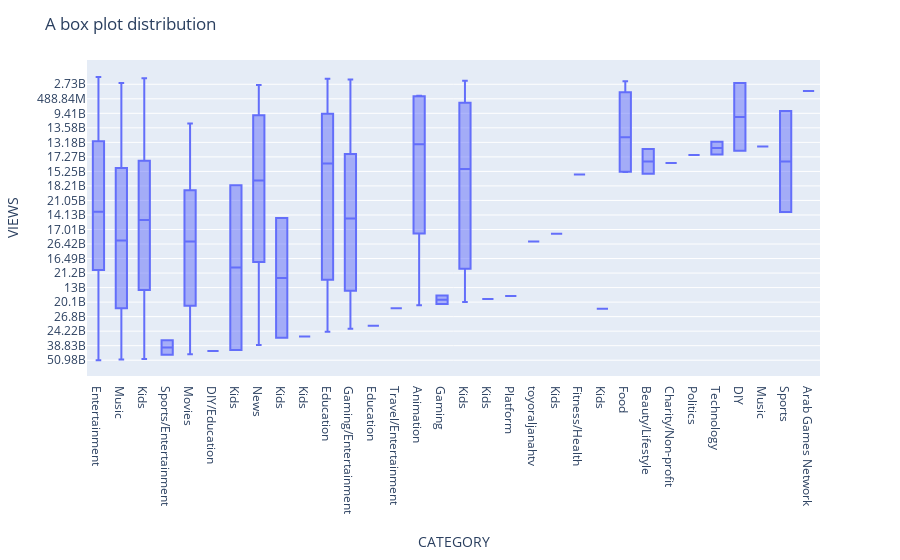

Notebook cell for this chart:
### Code cell
# Box plot:
fig = px.box(df, x='CATEGORY', y='VIEWS')
# Update the fig:
fig.update_layout(
    title = 'A box plot distribution'
)
# Save the plot:
fig.write_html('./Plots/Line Plot.html')

fig.show()

### Figure 1 — Plotly figure (JSON) as saved in the notebook; plotly's stock layout.template omitted (floating-point values rounded to 4 significant figures; data arrays with more than 128 entries replaced by an {"elided": "..."} marker saying what was removed)
{"data": [{"alignmentgroup": "True", "hovertemplate": "CATEGORY=%{x}<br>VIEWS=%{y}<extra></extra>", "legendgroup": "", "marker": {"color": "#636efa"}, "name": "", "notched": false, "offsetgroup": "", "orientation": "v", "showlegend": false, "type": "box", "x": {"elided": "500 str values"}, "x0": " ", "xaxis": "x", "y": {"elided": "500 str values"}, "y0": " ", "yaxis": "y"}], "layout": {"boxmode": "group", "legend": {"tracegroupgap": 0}, "margin": {"t": 60}, "title": {"text": "A box plot distribution"}, "xaxis": {"anchor": "y", "domain": [0, 1], "title": {"text": "CATEGORY"}}, "yaxis": {"anchor": "x", "domain": [0, 1], "title": {"text": "VIEWS"}}}}
